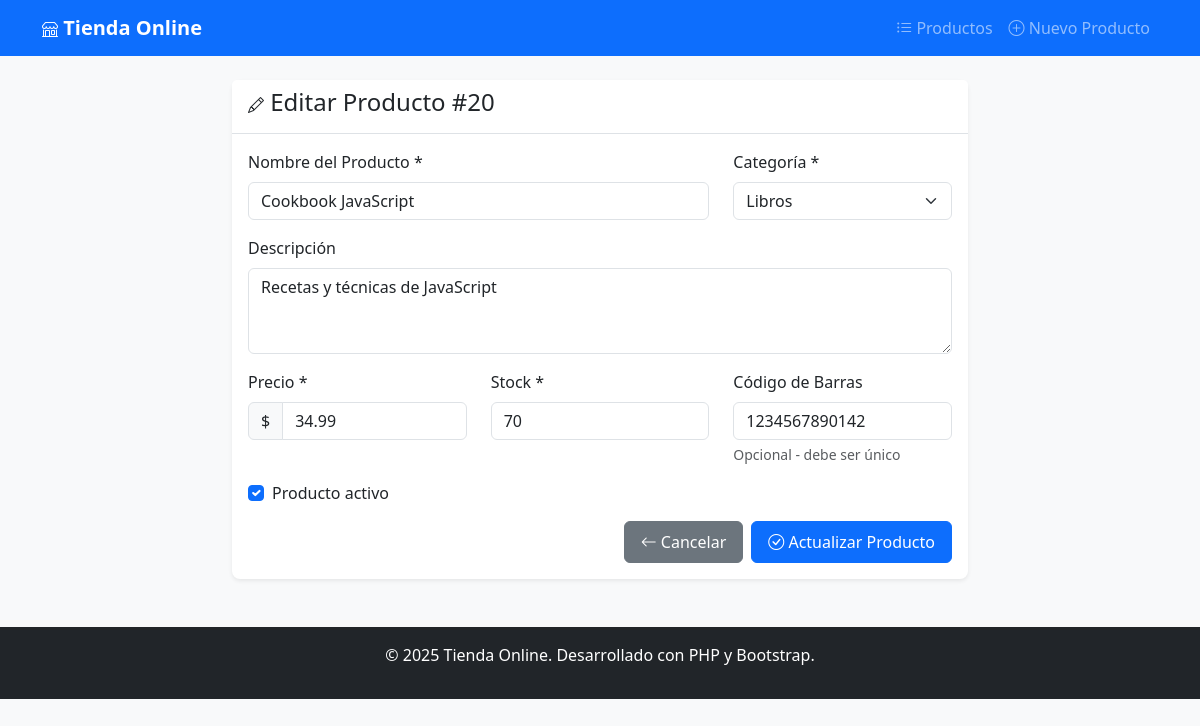
Page /editar.php?id=20 on the committed database.
### tables this page shows
CREATE TABLE `productos` (
  `id` int NOT NULL,
  `nombre` varchar(200) NOT NULL,
  `descripcion` text,
  `precio` decimal(10,2) NOT NULL,
  `stock` int NOT NULL DEFAULT '0',
  `categoria_id` int NOT NULL,
  `imagen` varchar(255) DEFAULT NULL,
  `codigo_barras` varchar(50) DEFAULT NULL,
  `activo` tinyint(1) DEFAULT '1',
  `fecha_creacion` timestamp NULL DEFAULT CURRENT_TIMESTAMP,
  `fecha_actualizacion` timestamp NULL DEFAULT CURRENT_TIMESTAMP ON UPDATE CURRENT_TIMESTAMP
);

CREATE TABLE `categorias` (
  `id` int NOT NULL,
  `nombre` varchar(100) NOT NULL,
  `descripcion` text,
  `imagen` varchar(255) DEFAULT NULL,
  `activo` tinyint(1) DEFAULT '1',
  `fecha_creacion` timestamp NULL DEFAULT CURRENT_TIMESTAMP,
  `fecha_actualizacion` timestamp NULL DEFAULT CURRENT_TIMESTAMP ON UPDATE CURRENT_TIMESTAMP
);

### config/Conexion.php (called while the page is built, shortened)
<?php
class Conexion {
    private $host = 'localhost';
    private $database = 'tienda_online';
    private $username = 'root';
    private $password = 'root';
    private $connection;
    private static $instance = null;
    public static function getInstance() {
        if (self::$instance === null) {
            self::$instance = new self();
        }
        return self::$instance;
    }
    private function connect() {
        try {
            $dsn = "mysql:host={$this->host};dbname={$this->database};charset=utf8mb4";
            $options = [
                PDO::ATTR_ERRMODE => PDO::ERRMODE_EXCEPTION,
                PDO::ATTR_DEFAULT_FETCH_MODE => PDO::FETCH_ASSOC,
                PDO::ATTR_EMULATE_PREPARES => false,
            ];
            $this->connection = new PDO($dsn, $this->username, $this->password, $options);
        } catch (PDOException $e) {
            die("Error de conexión: " . $e->getMessage());
        }
    }
    public function select($query, $params = []) {
        try {
            $stmt = $this->connection->prepare($query);
            $stmt->execute($params);
            return $stmt->fetchAll();
        } catch (PDOException $e) {
            throw new Exception("Error en consulta SELECT: " . $e->getMessage());
        }
    }
    public function selectOne($query, $params = []) {
        try {
            $stmt = $this->connection->prepare($query);
            $stmt->execute($params);
            return $stmt->fetch();
        } catch (PDOException $e) {
            throw new Exception("Error en consulta SELECT: " . $e->getMessage());
        }
    }
}
?>

### editar.php (the view, shortened to what this page needs)
<?php
require_once 'config/Conexion.php';
$db = Conexion::getInstance();
$id = (int)$_GET['id'];
$producto = $db->selectOne("SELECT * FROM productos WHERE id = ?", [$id]);
$categorias = $db->select("SELECT id, nombre FROM categorias WHERE activo = 1 ORDER BY nombre");
$nombre = $producto['nombre'];
$descripcion = $producto['descripcion'];
$precio = $producto['precio'];
$stock = $producto['stock'];
$categoria_id = $producto['categoria_id'];
$codigo_barras = $producto['codigo_barras'];
$activo = $producto['activo'];
include 'includes/header.php';
?>
<div class="row">
    <div class="col-md-8 mx-auto">
        <div class="card">
            <div class="card-header">
                <h4><i class="bi bi-pencil"></i> Editar Producto #<?php echo $id; ?></h4>
            </div>
            <div class="card-body">
                <form method="POST" class="needs-validation" novalidate>
                    <div class="row">
                        <div class="col-md-8">
                            <div class="mb-3">
                                <label for="nombre" class="form-label">Nombre del Producto *</label>
                                <input type="text" class="form-control" id="nombre" name="nombre"
                                       value="<?php echo htmlspecialchars($nombre); ?>" required>
                            </div>
                        </div>
                        <div class="col-md-4">
                            <div class="mb-3">
                                <label for="categoria_id" class="form-label">Categoría *</label>
                                <select class="form-select" id="categoria_id" name="categoria_id" required>
                                    <?php foreach ($categorias as $categoria): ?>
                                        <option value="<?php echo $categoria['id']; ?>"
                                                <?php echo $categoria_id == $categoria['id'] ? 'selected' : ''; ?>>
                                            <?php echo htmlspecialchars($categoria['nombre']); ?>
                                        </option>
                                    <?php endforeach; ?>
                                </select>
                            </div>
                        </div>
                    </div>
                    <div class="mb-3">
                        <label for="descripcion" class="form-label">Descripción</label>
                        <textarea class="form-control" id="descripcion" name="descripcion" rows="3"><?php echo htmlspecialchars($descripcion); ?></textarea>
                    </div>
                    <div class="row">
                        <div class="col-md-4">
                            <div class="mb-3">
                                <label for="precio" class="form-label">Precio *</label>
                                <div class="input-group">
                                    <span class="input-group-text">$</span>
                                    <input type="number" class="form-control" id="precio" name="precio"
                                           value="<?php echo htmlspecialchars($precio); ?>"
                                           step="0.01" min="0" required>
                                </div>
                            </div>
                        </div>
                        <div class="col-md-4">
                            <div class="mb-3">
                                <label for="stock" class="form-label">Stock *</label>
                                <input type="number" class="form-control" id="stock" name="stock"
                                       value="<?php echo htmlspecialchars($stock); ?>"
                                       min="0" required>
                            </div>
                        </div>
                        <div class="col-md-4">
                            <div class="mb-3">
                                <label for="codigo_barras" class="form-label">Código de Barras</label>
                                <input type="text" class="form-control" id="codigo_barras" name="codigo_barras"
                                       value="<?php echo htmlspecialchars($codigo_barras); ?>">
                                <div class="form-text">Opcional - debe ser único</div>
                            </div>
                        </div>
                    </div>
                    <div class="mb-3">
                        <div class="form-check">
                            <input class="form-check-input" type="checkbox" id="activo" name="activo"
                                   <?php echo $activo ? 'checked' : ''; ?>>
                            <label class="form-check-label" for="activo">
                                Producto activo
                            </label>
                        </div>
                    </div>
                    <div class="d-grid gap-2 d-md-flex justify-content-md-end">
                        <a href="index.php" class="btn btn-secondary">
                            <i class="bi bi-arrow-left"></i> Cancelar
                        </a>
                        <button type="submit" class="btn btn-primary">
                            <i class="bi bi-check-circle"></i> Actualizar Producto
                        </button>
                    </div>
                </form>
            </div>
        </div>
    </div>
</div>
<?php include 'includes/footer.php'; ?>

### css/style.css (style rules this page uses)
body { background-color: #f8f9fa; font-family: 'Segoe UI', Tahoma, Geneva, Verdana, sans-serif; }
.card { box-shadow: 0 0.125rem 0.25rem rgba(0, 0, 0, 0.075); border: none; border-radius: 0.5rem; }
.card-header { background-color: #fff; border-bottom: 1px solid #dee2e6; font-weight: 600; }
.btn { border-radius: 0.375rem; font-weight: 500; padding: 0.5rem 1rem; transition: all 0.15s ease-in-out; }
.bi { font-size: 1rem; }
.fade-in { animation: fadeIn 0.3s ease-in-out; }
.btn { transition: all 0.15s ease-in-out; }

### rows in the picture
productos: nombre "Cookbook JavaScript", categoria_id "Libros", descripcion "Recetas y técnicas de JavaScript", precio "34.99", stock "70", codigo_barras "1234567890142", activo "☑"

### other values in the picture
$id "20"
